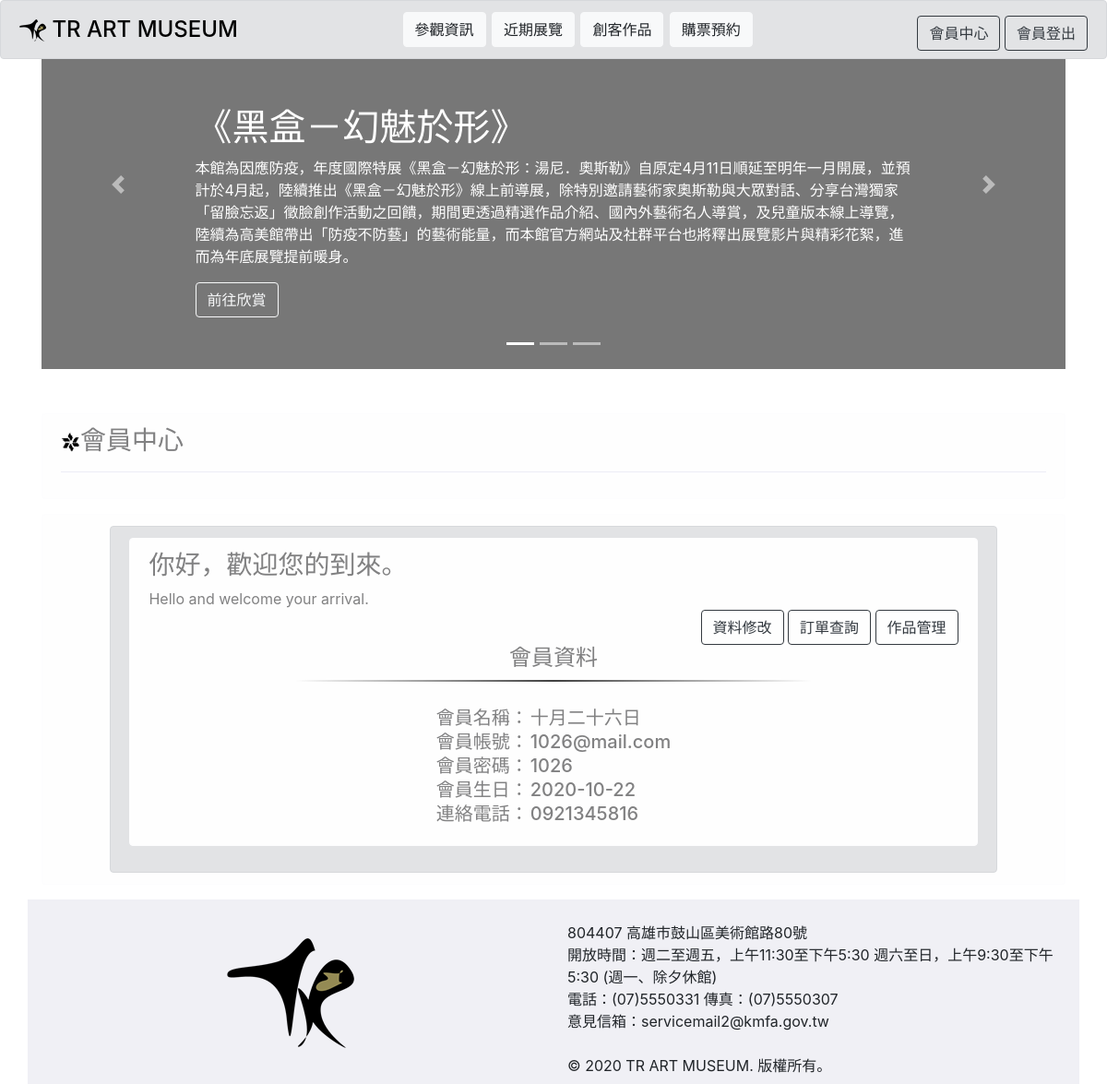
The app's page /page005-2.php (signed in), older data.
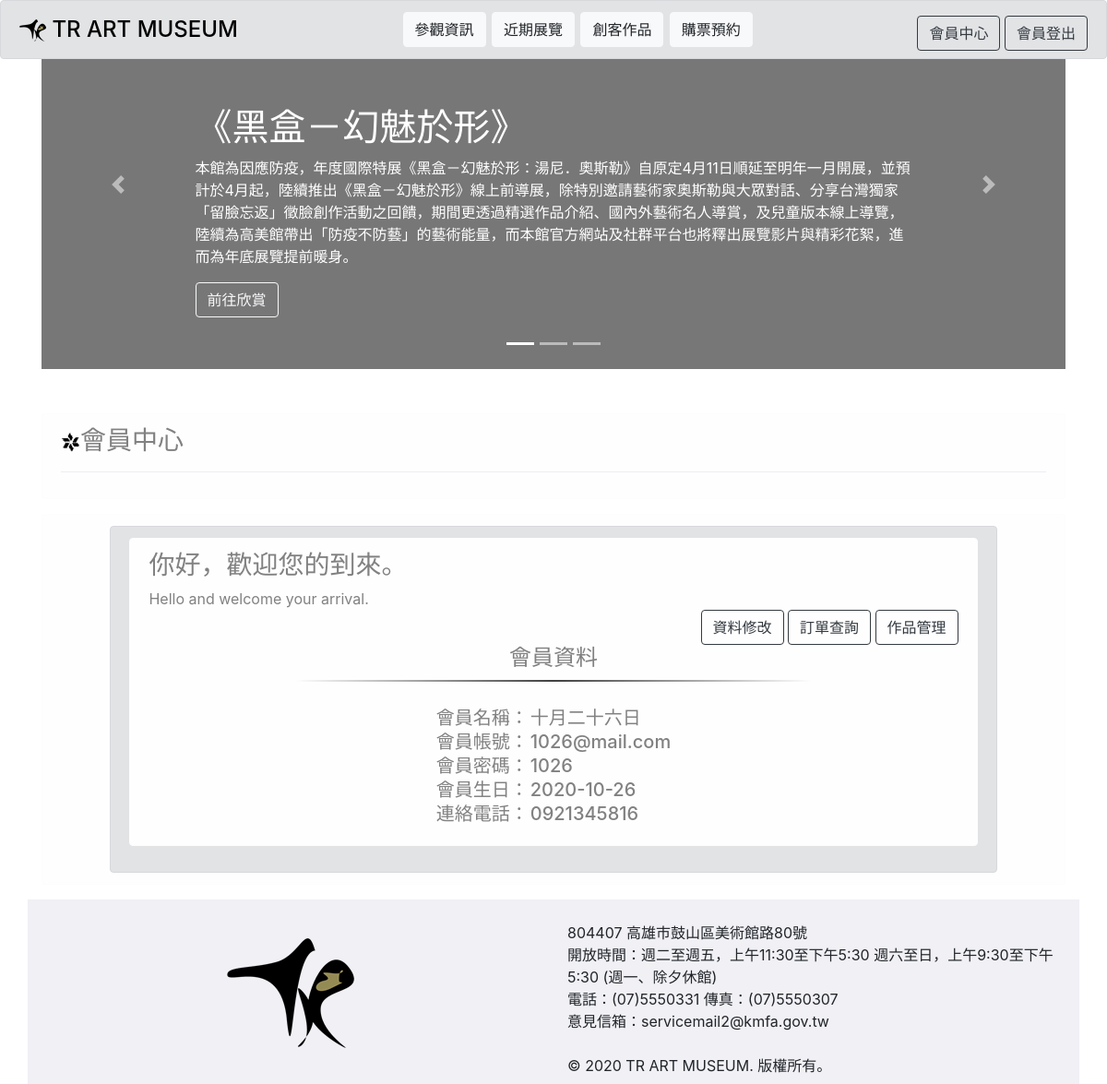
The same page, newer data.
### tables this page shows
CREATE TABLE `mem` (
  `id` int(11) NOT NULL,
  `name` varchar(100) NOT NULL,
  `username` varchar(100) NOT NULL,
  `password` varchar(100) NOT NULL,
  `birth` varchar(100) NOT NULL,
  `phone` varchar(100) NOT NULL
);

### memdata.php (the view, shortened to what this page needs)
<?php
    $id = $_SESSION["user_type"];
       require "includes/db.php";
    $sql = "SELECT * FROM mem WHERE id='$id'";
    $result = $conn->query($sql);
    if ($result->num_rows > 0) {
        while($row = $result->fetch_assoc()) {
            $name = $row["name"];
            $userid = $row["username"];
            $passchk = $row["password"];
            $birth =$row["birth"];
            $phone =$row["phone"];
            echo "<table>";
                echo "<tr><td>會員名稱：</td><td>".$name;
                echo "</td></tr>";
                echo "<tr><td>會員帳號：</td><td>".$userid;
                echo "</td></tr>";
                echo "<tr><td>會員密碼：</td><td>".$passchk;
                echo "</td></tr>";
                echo "<tr><td>會員生日：</td><td>".$birth;
                echo "</td></tr>";
                echo "<tr><td>連絡電話：</td><td>".$phone;
                echo "</td></tr>";
            echo "</table>";
        }
    } else{
        echo "失敗";
    }
?>

Row changes from the older to the newer data that the page shows:
changed mem "十月二十六日": birth "2020-10-22" → "2020-10-26"
